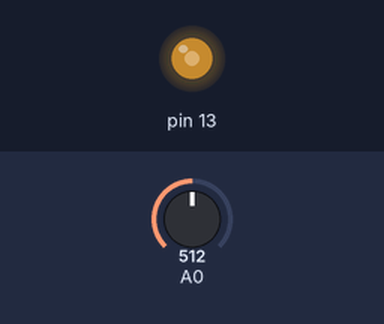
A sketch run on a simulated Arduino Uno, built with avr-gcc and run on an emulated ATmega328P. On the bench: output pins drawn as LEDs (lit = HIGH). The test bench sets the inputs (shaded band); at power-on: A0 = 512.

Above: at 1.2 s.
1.3 s: A0 set to 0
At 2.15 s:
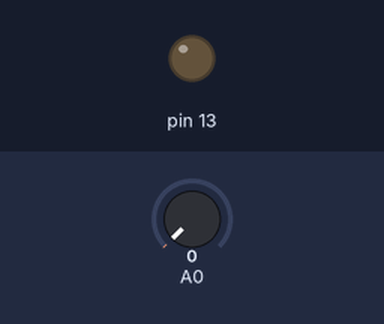
At 2.51 s:
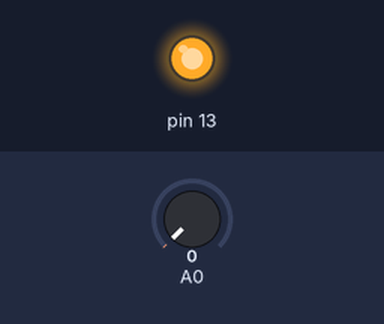
4.3 s: A0 set to 18
Timing chart, 0 to 7.3 s (numbered marks = the images above; inputs shaded):
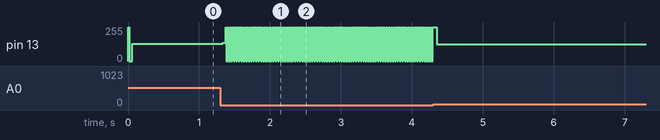

Measured:
- after the input at 1.3 s, pin 13: 128/255 → 137/255 at once, then repeats every 0.03 s: 255/255 0.01 s, 0/255 0.02 s

The sketch:

W7S1_ExerciseC.ino
```cpp
#include "Arduino.h"

unsigned int adcvalue, loval, hival;

void setup() {
  // Clear Bit 0 (PRADC) to turn on power for the ADC module
  PRR &= ~(1 << PRADC);

  //ADEN = 1, ADPS[2:0] = 111 (Prescale = 128), ADIE = 1
  ADCSRA |= ((1 << ADEN) | (1 << ADPS2) | (1 << ADPS1) | (1 << ADPS0) | (1 << ADIE));

  //REFS[1:0] = 01 (AVcc as reference), MUX[2:0] = 000 (Channel 0)
  ADMUX |= ((1 << REFS0));

  // Set PortB Pin 5 as output
  DDRB |= (1 << DDB5);
  sei();

  // ADSC = 1 (Start Conversion)
  ADCSRA |= (1 << ADSC);
}

void loop() {
  ledToggle();
  _delay_loop_2(adcvalue);
}

void ledToggle() {
  PORTB ^= (1 << PORTB5);
}

ISR(ADC_vect) {
  // Provide your code for the ISR
  loval = ADCL;
  hival = ADCH;
  adcvalue = (hival << 8) | loval;
  ADCSRA |= 0b01000000;
}
```
